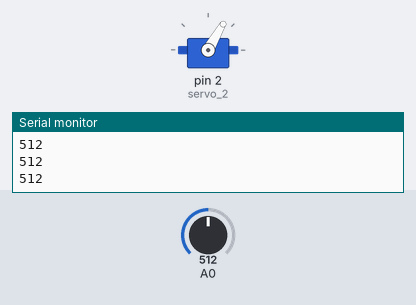
Simulated run of this sketch. Board: Arduino Uno, built with avr-gcc and run on an emulated ATmega328P. Parts: servo, the last lines printed to the serial monitor. The test bench sets the inputs (shaded band); at power-on: A0 = 512.

Above: at 1.2 s.
1.3 s: A0 set to 587
2.8 s: A0 set to 609
At 4.0 s:
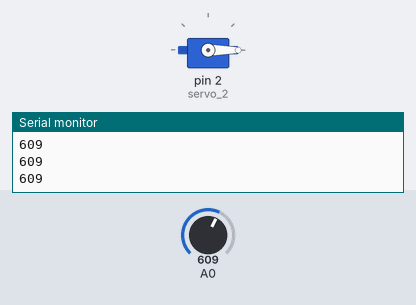
4.3 s: A0 set to 590
At 4.9 s:
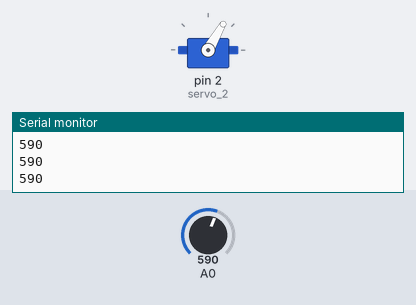
5.8 s: A0 set to 610
At 6.3 s:
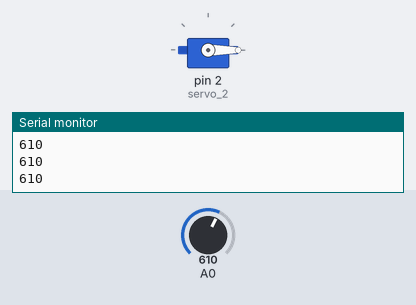
Timing chart, 0 to 8.3 s (numbered marks = the images above; inputs shaded):
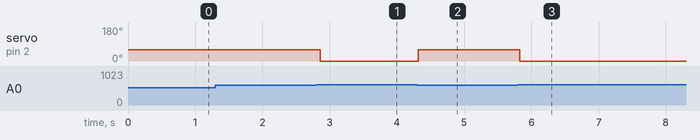

Measured:
- the behaviour switches between 599 and 600 on A0 (found by bisection; images 0 and 1)
- after the input at 2.8 s, servo on pin 2 (servo_2): 60° → 0° after 0.06 s
- after the input at 4.3 s, servo on pin 2 (servo_2): 0° → 60° at once
- after the input at 5.8 s, servo on pin 2 (servo_2): 60° → 0° at once

The sketch:

jogo_do_dinossauro.ino
```cpp
// Biblioteca para utilizar o servo
#include <Servo.h>

//define o servo
Servo servo_2;

void setup()
{
  //colocar a porta analogica A0 como entrada
  pinMode(A0, INPUT);

  //dar começo ao Serial
  Serial.begin(9600);

  //definir o modo de attach do servo
  servo_2.attach(2, 500, 2500);

  //posição inicial
  servo_2.write(0);
}


//no loop ele verifica a intensidade de luz e assim que ela baixar de 600 o servo preciona a barrad de espaço
void loop()
{
  //printar o que o sensor esta vendo
  Serial.println(analogRead(A0));
  //verificação
  if (analogRead(A0) < 600) {
    //se o sensor identificar o cacto ele abaixa o servo por 150 milisegundos
    servo_2.write(60);
    delay(150); // Wait for 150 millisecond(s)

  } else {
    //se não identificar ele volta o servo a posição original
    servo_2.write(0);
    delay(50);
  }
}
```
